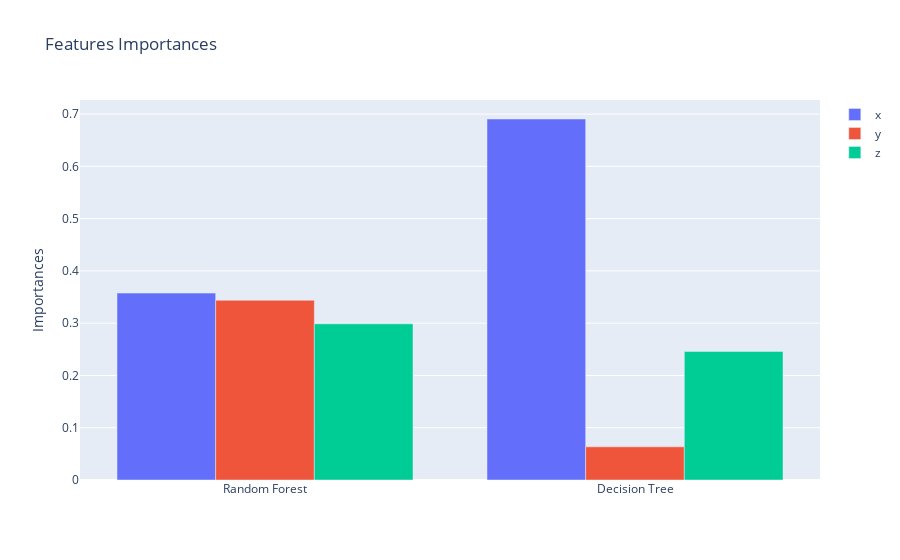

Notebook code for this chart:
### Markdown cell above
### Features Importance

Importance provides a score that indicates how useful or valuable each feature was in the construction of the boosted decision trees within the model. The more an attribute is used to make key decisions with decision trees, the higher its relative importance.

This importance is calculated explicitly for each attribute in the dataset, allowing attributes to be ranked and compared to each other. Here we can see that Random Forest assigned similar weights for each variable while Decision Tree defined X variable as the most important one.

Usually, the importance is used for variable selection, allowing shorter training time for quite similar results. This is not our case, since the problem is simple and the dataset contains only 3 features.

### Code cell
# Creating DataFrame containing the name of
# the classifier and its importance vector

classifiers = pd.DataFrame({'classifier': ['Random Forest', 'Decision Tree']})
importances = pd.DataFrame(
    [forest_clf.feature_importances_,
     tree_clf.feature_importances_,
     logistic_regression_clf.coef_[0]],
    columns=['x', 'y', 'z']
)
classifiers = classifiers.join(importances)

# Plotting the dataframe data with different colors for each feature
fig = go.Figure(data=[
    go.Bar(name='x', x=classifiers['classifier'], y=classifiers['x']),
    go.Bar(name='y', x=classifiers['classifier'], y=classifiers['y']),
    go.Bar(name='z', x=classifiers['classifier'], y=classifiers['z'])
])

fig.update_layout(
    title="Features Importances",
    yaxis_title="Importances",
)

fig.update_layout(barmode='group')
fig.show()

### Figure 1 — Plotly figure (JSON) as saved in the notebook; plotly's stock layout.template omitted (floating-point values rounded to 4 significant figures)
{"data": [{"name": "x", "type": "bar", "x": ["Random Forest", "Decision Tree"], "y": [0.3575, 0.6906]}, {"name": "y", "type": "bar", "x": ["Random Forest", "Decision Tree"], "y": [0.3438, 0.06347]}, {"name": "z", "type": "bar", "x": ["Random Forest", "Decision Tree"], "y": [0.2987, 0.2459]}], "layout": {"barmode": "group", "title": {"text": "Features Importances"}, "yaxis": {"title": {"text": "Importances"}}}}
